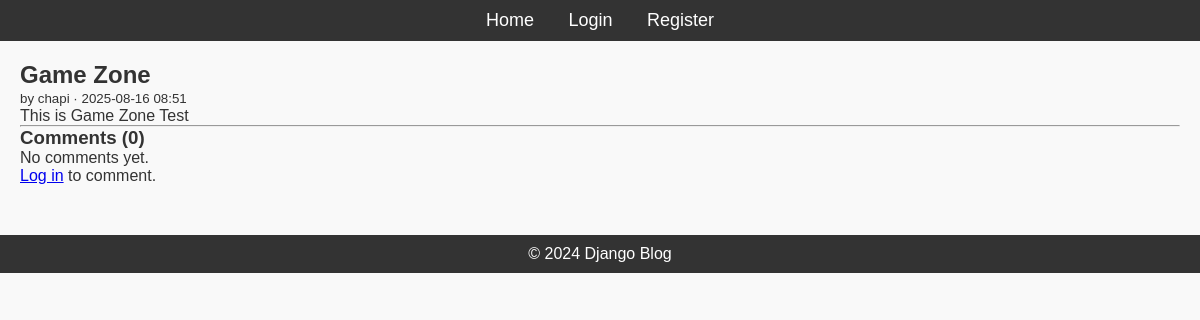
Screenshot of /post/3/ with the database file from the repository.
### blog/models.py (models this page shows, shortened)
class Post(models.Model):
    title = models.CharField(max_length=200)
    content = models.TextField()
    published_date = models.DateTimeField(auto_now_add=True)
    author = models.ForeignKey(
        User,
        on_delete=models.CASCADE,     # delete posts if user is deleted
        related_name="posts",         # enables user.posts.all()
    )

### blog/views.py (the view)
# urls.py: path("post/<int:pk>/", PostDetailView.as_view(), name="post-detail"), # detail
class PostDetailView(DetailView):
    model = Post
    template_name = "blog/post_detail.html" # looks for blog/templates/blog/post_detail.html
    context_object_name = "post"
    def get_context_data(self, **kwargs):
        ctx = super().get_context_data(**kwargs)
        ctx["comments"] = self.object.comments.select_related("author").all()
        ctx["comment_form"] = CommentForm()
        return ctx

### blog/templates/blog/post_detail.html (shortened to what this page needs)
{% extends "blog/base.html" %}
{% block content %}
  <article>
    <h2>{{ post.title }}</h2>
    <p><small>by {{ post.author }} · {{ post.published_date|date:"Y-m-d H:i" }}</small></p>
    <div>{{ post.content|linebreaks }}</div>
  </article>
  <hr>
  <section>
    <h3>Comments ({{ comments|length }})</h3>
    {% if comments %}
      <ul>
        {% for c in comments %}
          <li>
            <p>{{ c.content|linebreaks }}</p>
            <small>{{ c.author }} · {{ c.created_at|date:"Y-m-d H:i" }}</small>
            {% if request.user.id == c.author_id %}
              · <a href="{% url 'blog:comment-update' c.pk %}">Edit</a>
              · <a href="{% url 'blog:comment-delete' c.pk %}">Delete</a>
            {% endif %}
          </li>
        {% endfor %}
      </ul>
    {% else %}
      <p>No comments yet.</p>
    {% endif %}
  </section>
  {% if request.user.is_authenticated %}
    <section style="margin-top:1rem">
      <h4>Add a comment</h4>
      <form method="post" action="{% url 'blog:comment-create' post.pk %}">
        {% csrf_token %}
        {{ comment_form.non_field_errors }}
        {{ comment_form.content }} {{ comment_form.content.errors }}
       <button type="submit">Post Comment</button>
</form>
    </section>
  {% else %}
    <p><a href="{% url 'blog:login' %}?next={{ request.path }}">Log in</a> to comment.</p>
  {% endif %}
{% endblock %}

### blog/static/css/styles.css (style rules this page uses)
* { margin: 0; padding: 0; box-sizing: border-box; }
body { font-family: Arial, sans-serif; background-color: #f9f9f9; color: #333; }

### rows the page displays
Post: title "Game Zone", author "chapi", published_date "2025-08-16 08:51", content "This is Game Zone Test"

### other values shown
{{ comments|length }} "0"
